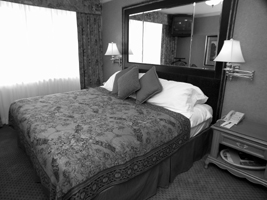
#> input picture data/train/bedroom/image_0001.jpg, 267 x 200 px
$ python homework1.py
#> lines starting #> are read from the running program, lines starting #| are printed output that depends on the picture; after the words box and inside, x2 and y2 are one past the last pixel; in counts of white or black regions, pixels touching at a corner belong together
### utils.py
import cv2
import numpy
import timeit
from sklearn import neighbors, svm, cluster

def imresize(input_image, target_size):
	# resizes the input image to a new image of size [target_size, target_size].
	# print("Original dimensions: {}".format(input_image.shape))
	dim = (target_size, target_size)
	resized = cv2.resize(input_image, dim)
	# print("Resized dimensions: {}".format(resized.shape))

	# normalizes the output image to be zero-mean, and in the [-1, 1] range.
	output_image = cv2.normalize(resized, None, -1, 1, cv2.NORM_MINMAX)
	return output_image # can print output_image to check

# [55 lines left out: functions reportAccuracy, buildDict, computeBow, tinyImages, not called in this run]


### homework1.py
#from classifiers import *
from utils import imresize
import cv2

# interpreting your performance with 100 training examples per category:
# accuracy  =   0 ->  your code is broken (probably not the classifier's
#                     fault! a classifier would have to be amazing to
#                     perform this badly).
#  accuracy ~= .07 -> your performance is chance.
#  accuracy ~= .20 -> rough performance with tiny images and nearest
#                     neighbor classifier.
#  accuracy ~= .20 -> rough performance with tiny images and linear svm
#                     classifier. the linear classifiers will have a lot of
#                     trouble trying to separate the classes and may be
#                     unstable (e.g. everything classified to one category)
#  accuracy ~= .50 -> rough performance with bag of sift and nearest
#                     neighbor classifier.
#  accuracy ~= .60 -> you've gotten things roughly correct with bag of
#                     sift and a linear svm classifier.
#  accuracy >= .70 -> you've also tuned your parameters well. e.g. number
#                     of clusters, svm regularization, number of patches
#                     sampled when building vocabulary, size and step for
#                     dense sift features.
#  accuracy >= .80 -> you've added in spatial information somehow or you've
#                     added additional, complementary image features. this
#                     represents state of the art in lazebnik et al 2006.
#  accuracy >= .85 -> you've done extremely well. this is the state of the
#                     art in the 2010 sun database paper from fusing many
#                     features. don't trust this number unless you actually
#                     measure many random splits.
#  accuracy >= .90 -> you get to teach the class next year.
#  accuracy >= .96 -> you can beat a human at this task. this isn't a
#                     realistic number. some accuracy calculation is broken
#                     or your classifier is cheating and seeing the test
#                     labels.


if __name__ == "__main__":
	# load file
	img = cv2.imread('data/train/bedroom/image_0001.jpg', cv2.IMREAD_UNCHANGED)
#> img is the input picture: shape (200, 267); min 0, max 255, mean 108.7
	resized = imresize(img, 100)
#> in imresize, `resized = cv2.resize(input_image, dim)`:
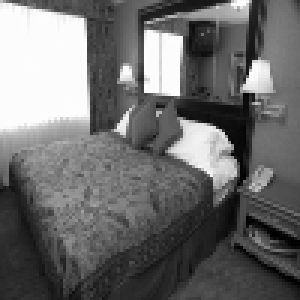
#> resized: shape (100, 100) (shown 3 times larger); min 0, max 254, mean 108.7
#> in imresize, `output_image = cv2.normalize(resized, None, -1, 1, cv2.NORM_MINMAX)`:
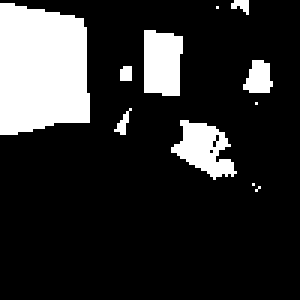
#> output_image: shape (100, 100) (shown 3 times larger); values 0 (black) and 1 (white), 17.8% white; 11 white regions (6 under 20 px), largest, box (x1, y1, x2, y2) and area: (0, 1, 30, 45) 1146, (48, 10, 61, 32) 254, (57, 40, 79, 60) 238, (81, 20, 91, 31) 80, (38, 36, 44, 45) 21
	cv2.imwrite('output.jpg', resized)

	# resize/normalize training images and put into separate list
	# creates corresponding list of the same size that holds integer value of categories
	import os
	rootdir = 'data/train'

	categories = ['Forest', 'bedroom', 'Office', 'Highway', 'Coast', 'Insidecity', 'TallBuilding', 'industrial', 'Street', 'livingroom', 'Suburb', 'Mountain', 'kitchen', 'OpenCountry', 'store']

	processedImages = []
	processedImageLabels = []

	currentCategoryID = 0
	for subdir, dirs, files in os.walk(rootdir):
		# print("Debug | current directory is:" + subdir + " and currentCategoryID is:" + str(currentCategoryID))
		for file in files:
			imageFilePath = os.path.join(subdir, file)
			if imageFilePath.lower().endswith(('.png', '.jpg', '.jpeg')):
					currentImage = cv2.imread(imageFilePath, cv2.IMREAD_UNCHANGED)
					currentResizedImage = imresize(currentImage, 100)
					processedImages.append(currentResizedImage)
					processedImageLabels.append(currentCategoryID)
				#print(imageFilePath)
		currentCategoryID = currentCategoryID + 1
#> pass 2 of the loop `for subdir, dirs, files in os.walk(rootdir):`:
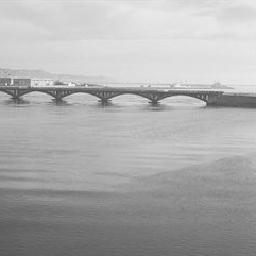
#> input picture data/train/Coast/image_0069.jpg, 256 x 256 px
#> currentImage is the input picture: shape (256, 256); min 66, max 255, mean 173.2
#> in imresize (call 2), `output_image = cv2.normalize(resized, None, -1, 1, cv2.NORM_MINMAX)`:
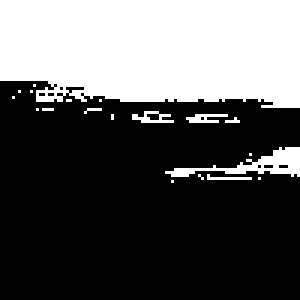
#> output_image: shape (100, 100) (shown 3 times larger); values 0 (black) and 1 (white), 35.3% white; 20 white regions (16 under 20 px), largest, box (x1, y1, x2, y2) and area: (0, 0, 100, 36) 3263, (55, 49, 100, 59) 164, (44, 37, 58, 41) 30, (62, 38, 76, 41) 27
#> currentCategoryID = 2

	# print("len(processedImages): " + str(len(processedImages)))
	# print("len(processedImageLabels): " + str(len(processedImageLabels)))
